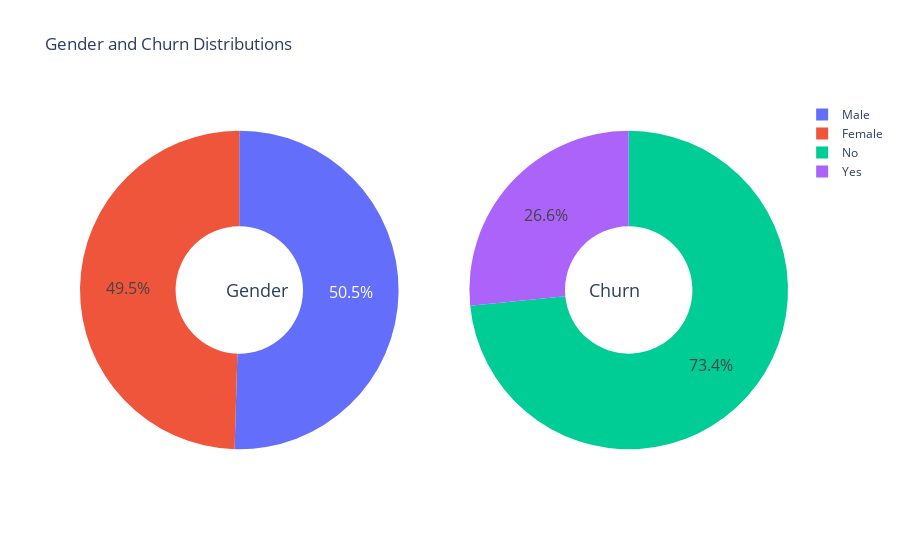

Notebook source saved alongside this figure:
### Markdown cell above
# 6. Data Visualization

### Code cell
g_labels = ['Male', 'Female']
c_labels = ['No', 'Yes']

# Create subplots: use 'domain' type for Pie subplot
fig = make_subplots(rows=1, cols=2, specs=[[{'type':'domain'}, {'type':'domain'}]])

# Add traces for gender and churn
fig.add_trace(go.Pie(labels=g_labels, values=df['gender'].value_counts(), name="Gender"),
              1, 1)
fig.add_trace(go.Pie(labels=c_labels, values=df['Churn'].value_counts(), name="Churn"),
              1, 2)

# Use `hole` to create a donut-like pie chart
fig.update_traces(hole=.4, hoverinfo="label+percent+name", textfont_size=16,
                  textposition='inside', insidetextorientation='horizontal')

# Update layout
fig.update_layout(
    title_text="Gender and Churn Distributions",
    # Add annotations in the center of the donut pies.
    annotations=[
        dict(text='Gender', x=0.203, y=0.5, font_size=18, showarrow=False),
        dict(text='Churn', x=0.794, y=0.5, font_size=18, showarrow=False)])

# Show the plot
fig.show()

### Figure 1 — Plotly figure (JSON) as saved in the notebook; plotly's stock layout.template omitted (floating-point values rounded to 4 significant figures)
{"data": [{"domain": {"x": [0, 0.45], "y": [0, 1]}, "hole": 0.4, "hoverinfo": "label+percent+name", "insidetextorientation": "horizontal", "labels": ["Male", "Female"], "name": "Gender", "textfont": {"size": 16}, "textposition": "inside", "type": "pie", "values": [3549, 3483]}, {"domain": {"x": [0.55, 1], "y": [0, 1]}, "hole": 0.4, "hoverinfo": "label+percent+name", "insidetextorientation": "horizontal", "labels": ["No", "Yes"], "name": "Churn", "textfont": {"size": 16}, "textposition": "inside", "type": "pie", "values": [5163, 1869]}], "layout": {"annotations": [{"font": {"size": 18}, "showarrow": false, "text": "Gender", "x": 0.203, "y": 0.5}, {"font": {"size": 18}, "showarrow": false, "text": "Churn", "x": 0.794, "y": 0.5}], "autosize": true, "title": {"text": "Gender and Churn Distributions"}}}
